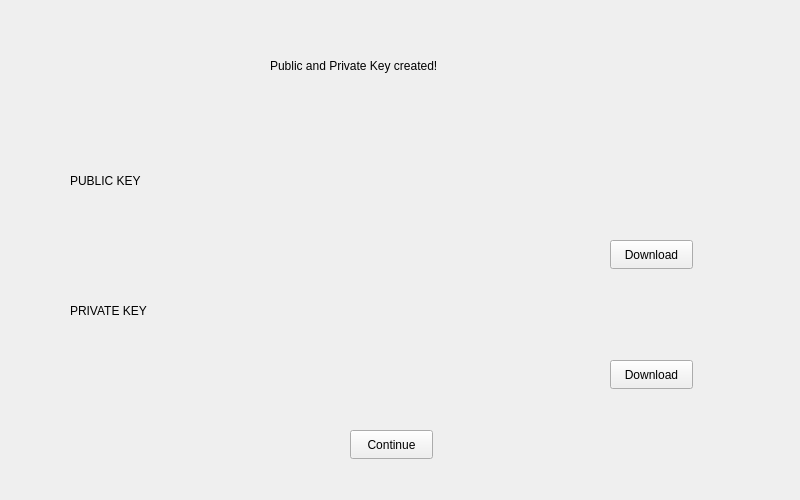
<?xml version="1.0" encoding="UTF-8"?>
<ui version="4.0">
 <class>KeyGenPage</class>
 <widget class="QWidget" name="KeyGenPage">
  <property name="geometry">
   <rect>
    <x>0</x>
    <y>0</y>
    <width>800</width>
    <height>500</height>
   </rect>
  </property>
  <property name="windowTitle">
   <string>Form</string>
  </property>
  <widget class="QPushButton" name="downloadPrivButton">
   <property name="geometry">
    <rect>
     <x>610</x>
     <y>360</y>
     <width>83</width>
     <height>29</height>
    </rect>
   </property>
   <property name="text">
    <string>Download</string>
   </property>
  </widget>
  <widget class="QLabel" name="label">
   <property name="geometry">
    <rect>
     <x>270</x>
     <y>40</y>
     <width>221</width>
     <height>51</height>
    </rect>
   </property>
   <property name="text">
    <string>Public and Private Key created!</string>
   </property>
  </widget>
  <widget class="QLabel" name="publickey">
   <property name="geometry">
    <rect>
     <x>70</x>
     <y>150</y>
     <width>641</width>
     <height>61</height>
    </rect>
   </property>
   <property name="text">
    <string>PUBLIC KEY</string>
   </property>
  </widget>
  <widget class="QLabel" name="privatekey">
   <property name="geometry">
    <rect>
     <x>70</x>
     <y>280</y>
     <width>641</width>
     <height>61</height>
    </rect>
   </property>
   <property name="text">
    <string>PRIVATE KEY</string>
   </property>
  </widget>
  <widget class="QPushButton" name="downloadPubButton">
   <property name="geometry">
    <rect>
     <x>610</x>
     <y>240</y>
     <width>83</width>
     <height>29</height>
    </rect>
   </property>
   <property name="text">
    <string>Download</string>
   </property>
  </widget>
  <widget class="QPushButton" name="contiButton">
   <property name="geometry">
    <rect>
     <x>350</x>
     <y>430</y>
     <width>83</width>
     <height>29</height>
    </rect>
   </property>
   <property name="text">
    <string>Continue</string>
   </property>
  </widget>
 </widget>
 <resources/>
 <connections/>
</ui>
